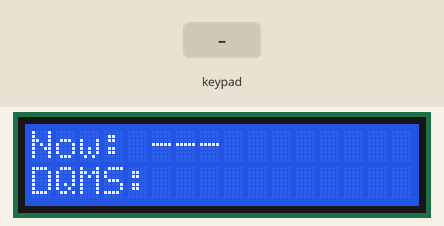
Bench run of a sketch on a simulated ESP32. Parts: 16×2 character LCD. Inputs (shaded band) come from the test bench. WiFi joins after 1.5 s; servers stay silent unless stated; uploads are accepted with an empty reply; what the sketch prints to the serial monitor is not drawn.

Above: at 3.9 s.
4.0 s: keypad keys 1 2 1 3 1 4 2 7 # pressed 0.4 s apart
At 8.6 s:
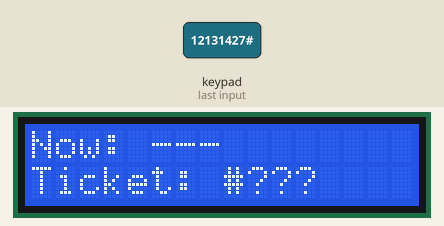
9.1 s: key 'A' pressed
At 11.8 s:
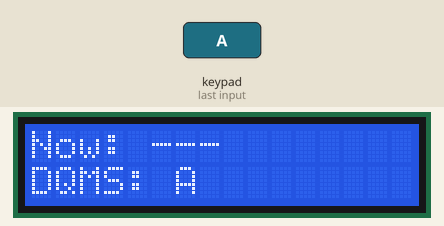
12.1 s: key 'B' pressed
At 13.3 s:
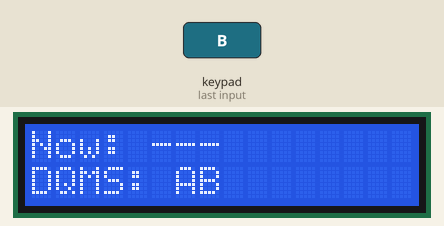
13.6 s: key 'C' pressed
At 14.8 s:
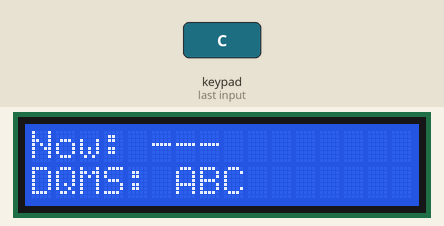
15.1 s: key 'D' pressed
At 15.5 s:
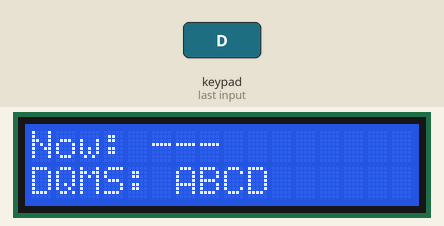
16.6 s: key 'A' pressed
At 17.1 s:
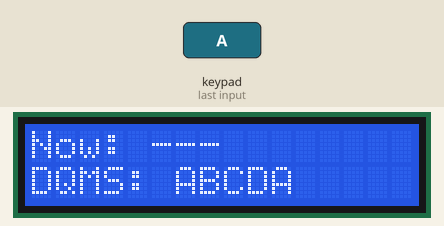
Timing chart, 0 to 19.1 s (numbered marks = the images above; inputs shaded):
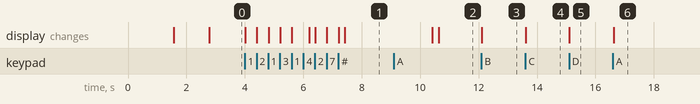

Measured:
- after the input at 4.0 s, the display: first changes at once (image 1 shows a later state)
- after the input at 9.1 s, the display: first differs from a run without the input after 1.5 s (image 2)
- after the input at 12.1 s, the display: changes at once (image 3)
- after the input at 13.6 s, the display: changes at once (image 4)
- after the input at 15.1 s, the display: changes at once (image 5)
- after the input at 16.6 s, the display: changes at once (image 6)

The sketch:

dqms_display.ino
```cpp
#include <WiFi.h>
#include <HTTPClient.h>
#include <ArduinoJson.h>
#include <Keypad.h>
#include <LiquidCrystal.h>

// ── WiFi & Server ─────────────────────────────────────────────────────────────
const char* ssid       = "Wokwi-GUEST";
const char* password   = "";
const char* serverBase = "https://4b12-41-139-167-17.ngrok-free.app";
const int   DEFAULT_OFFICE_ID = 10;

// ── LCD: RS, EN, D4, D5, D6, D7 ──────────────────────────────────────────────
LiquidCrystal lcd(23, 5, 18, 19, 21, 22);

// ── Keypad ────────────────────────────────────────────────────────────────────
const byte ROWS = 4, COLS = 4;
char keys[ROWS][COLS] = {
  {'1','2','3','A'},
  {'4','5','6','B'},
  {'7','8','9','C'},
  {'*','0','#','D'}
};
byte rowPins[ROWS] = {12, 13, 14, 27};
byte colPins[COLS] = {26, 25, 33, 32};
Keypad keypad = Keypad(makeKeymap(keys), rowPins, colPins, ROWS, COLS);

// ── State ─────────────────────────────────────────────────────────────────────
String dqmsInput    = "";          // what user is typing (e.g. "C100")
String nowServing   = "---";       // top row: current serving ticket
unsigned long lastPoll = 0;
const unsigned long POLL_MS = 3000;

// ── Helpers ───────────────────────────────────────────────────────────────────
String pad16(String s) {
  while ((int)s.length() < 16) s += ' ';
  return s.substring(0, 16);
}

void drawScreen() {
  // Row 0: Now Serving
  lcd.setCursor(0, 0);
  lcd.print(pad16("Now: " + nowServing));
  // Row 1: DQMS input
  lcd.setCursor(0, 1);
  lcd.print(pad16("DQMS: " + dqmsInput));
}

// ── Poll /api/display/:officeId ───────────────────────────────────────────────
void pollDisplay() {
  if (WiFi.status() != WL_CONNECTED) return;

  HTTPClient http;
  http.setTimeout(3000);
  String url = String(serverBase) + "/api/display/" + String(DEFAULT_OFFICE_ID);
  http.begin(url);
  http.addHeader("ngrok-skip-browser-warning", "true");
  int code = http.GET();

  if (code == 200) {
    StaticJsonDocument<256> doc;
    deserializeJson(doc, http.getString());
    String serving = doc["now_serving"] | "---";
    if (serving != nowServing) {
      nowServing = serving;
      drawScreen();
    }
  }
  http.end();
}

// ── Register DQMS number into queue ──────────────────────────────────────────
void registerDQMS() {
  if (dqmsInput.length() == 0) {
    lcd.setCursor(0, 1); lcd.print(pad16("Enter DQMS No!"));
    delay(1000);
    drawScreen();
    return;
  }

  lcd.setCursor(0, 1); lcd.print(pad16("Registering..."));

  HTTPClient http;
  http.setTimeout(5000);
  http.begin(String(serverBase) + "/api/register");
  http.addHeader("Content-Type", "application/json");
  http.addHeader("ngrok-skip-browser-warning", "true");

  String body = "{\"dqmsNumber\":\"" + dqmsInput + "\",\"officeId\":" + String(DEFAULT_OFFICE_ID) + "}";
  int code = http.POST(body);

  if (code == 200 || code == 201) {
    StaticJsonDocument<512> doc;
    deserializeJson(doc, http.getString());
    String ticket = doc["data"]["ticket_number"] | "???";
    lcd.setCursor(0, 1); lcd.print(pad16("Ticket: #" + ticket));
    delay(3000);
  } else {
    lcd.setCursor(0, 1); lcd.print(pad16("Error: " + String(code)));
    delay(2000);
  }
  http.end();
  dqmsInput = "";
  drawScreen();
}

// ── Setup ─────────────────────────────────────────────────────────────────────
void setup() {
  Serial.begin(115200);
  lcd.begin(16, 2);

  lcd.setCursor(0, 0); lcd.print(pad16("Connecting WiFi"));
  lcd.setCursor(0, 1); lcd.print(pad16("Please wait..."));

  WiFi.begin(ssid, password);
  int attempts = 0;
  while (WiFi.status() != WL_CONNECTED && attempts < 40) {
    delay(500); attempts++;
  }

  if (WiFi.status() == WL_CONNECTED) {
    lcd.setCursor(0, 0); lcd.print(pad16("WiFi OK!"));
  } else {
    lcd.setCursor(0, 0); lcd.print(pad16("WiFi Failed!"));
  }
  delay(1000);

  pollDisplay();   // fetch immediately on boot
  drawScreen();
}

// ── Loop ──────────────────────────────────────────────────────────────────────
void loop() {

  // 1) Keypad — always first, non-blocking
  char key = keypad.getKey();
  if (key != NO_KEY) {
    Serial.print("Key: "); Serial.println(key);

    if ((key >= '0' && key <= '9') || (key >= 'A' && key <= 'D')) {
      // Letters A-D used as prefix letters (A,B,C,D)
      if ((int)dqmsInput.length() < 10) {
        dqmsInput += key;
        lcd.setCursor(0, 1);
        lcd.print(pad16("DQMS: " + dqmsInput));
      }
    }
    else if (key == '*') {
      // Clear input
      dqmsInput = "";
      drawScreen();
    }
    else if (key == '#') {
      // Submit
      registerDQMS();
    }
  }

  // 2) Poll server every POLL_MS — non-blocking
  unsigned long now = millis();
  if (now - lastPoll >= POLL_MS) {
    lastPoll = now;
    pollDisplay();
  }
}
```
